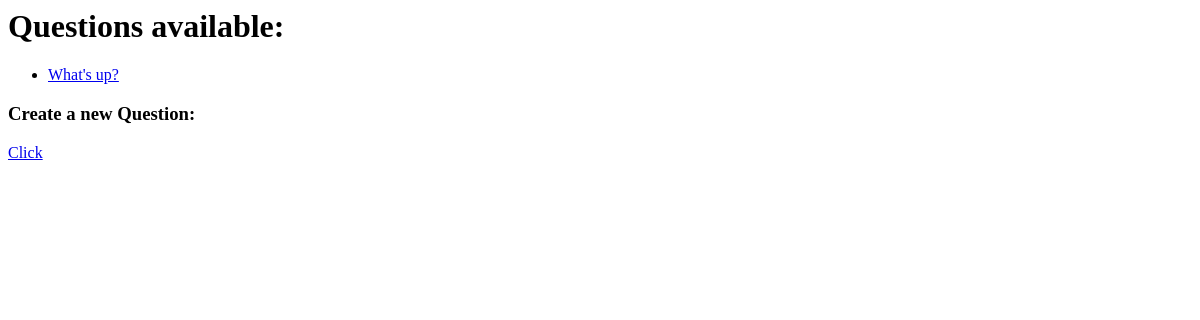
/polls/, run on an earlier commit of the app's database.
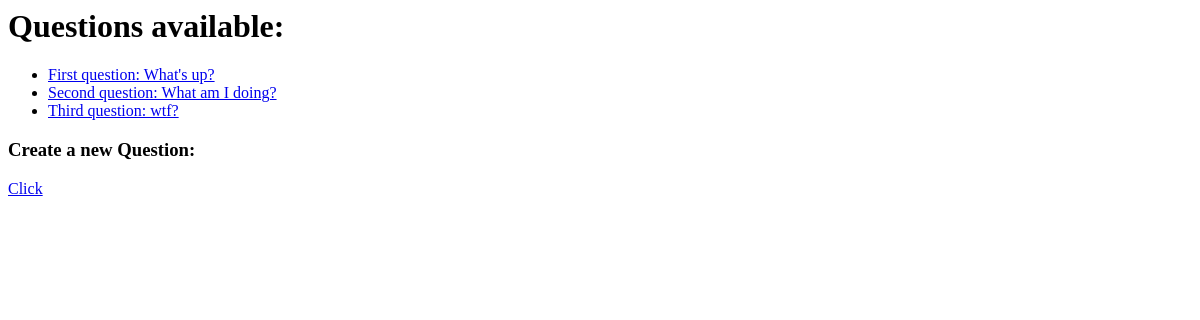
And on a later commit of the database.
### polls/models.py (models this page shows, shortened)
class Question(models.Model):
    question_text = models.CharField(max_length=200)
    pub_date = models.DateTimeField('date published')

### polls/views.py (the view)
# urls.py: path('', views.IndexView.as_view(), name='index'),
class IndexView(generic.ListView):
    template_name = 'polls/index.html'
    context_object_name = 'latest_question_list'
    def get_queryset(self):
        return Question.objects.all()

### polls/templates/polls/index.html
<h1>Questions available:</h1>
{% if latest_question_list %}
    <ul>
        {% for question in latest_question_list %}
            <li><a href="{% url 'polls:detail' question.id %}">{{ question.question_text }}</a></li>
        {% endfor %}
    </ul>
{% else %}
    <p>No polls are available.</p>
{% endif %}
<h3>Create a new Question:</h3>
<a href="{% url 'polls:new_question' %}"> Click </button>

What changed in the data, as far as the page shows it:
changed Question: question_text "What's up?" → "First question: What's up?"
added Question: question_text "Second question: What am I doing?"
added Question: question_text "Third question: wtf?"
